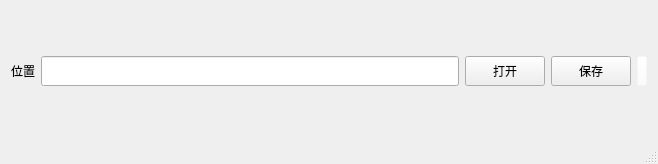
<?xml version="1.0" encoding="UTF-8"?>
<ui version="4.0">
 <class>CopyWallPaper</class>
 <widget class="QMainWindow" name="CopyWallPaper">
  <property name="geometry">
   <rect>
    <x>0</x>
    <y>0</y>
    <width>658</width>
    <height>164</height>
   </rect>
  </property>
  <property name="windowTitle">
   <string>CopyWallPaper</string>
  </property>
  <widget class="QWidget" name="centralWidget">
   <layout class="QGridLayout" name="gridLayout_2">
    <item row="0" column="0">
     <layout class="QGridLayout" name="gridLayout">
      <item row="0" column="0">
       <widget class="QLabel" name="label1">
        <property name="minimumSize">
         <size>
          <width>0</width>
          <height>30</height>
         </size>
        </property>
        <property name="text">
         <string>位置</string>
        </property>
       </widget>
      </item>
      <item row="0" column="1">
       <widget class="QLineEdit" name="location">
        <property name="minimumSize">
         <size>
          <width>0</width>
          <height>30</height>
         </size>
        </property>
       </widget>
      </item>
      <item row="0" column="2">
       <widget class="QPushButton" name="open">
        <property name="minimumSize">
         <size>
          <width>80</width>
          <height>30</height>
         </size>
        </property>
        <property name="maximumSize">
         <size>
          <width>16777215</width>
          <height>16777215</height>
         </size>
        </property>
        <property name="text">
         <string>打开</string>
        </property>
       </widget>
      </item>
      <item row="0" column="3">
       <widget class="QPushButton" name="save">
        <property name="minimumSize">
         <size>
          <width>80</width>
          <height>30</height>
         </size>
        </property>
        <property name="text">
         <string>保存</string>
        </property>
       </widget>
      </item>
      <item row="0" column="4">
       <widget class="QPushButton" name="pushButton">
        <property name="minimumSize">
         <size>
          <width>0</width>
          <height>30</height>
         </size>
        </property>
        <property name="maximumSize">
         <size>
          <width>10</width>
          <height>16777215</height>
         </size>
        </property>
        <property name="styleSheet">
         <string notr="true">background-color: rgba(255, 255, 255, 0);</string>
        </property>
        <property name="text">
         <string/>
        </property>
       </widget>
      </item>
     </layout>
    </item>
   </layout>
  </widget>
  <widget class="QMenuBar" name="menuBar">
   <property name="geometry">
    <rect>
     <x>0</x>
     <y>0</y>
     <width>658</width>
     <height>26</height>
    </rect>
   </property>
  </widget>
  <widget class="QStatusBar" name="statusBar"/>
 </widget>
 <layoutdefault spacing="6" margin="11"/>
 <resources/>
 <connections/>
</ui>
